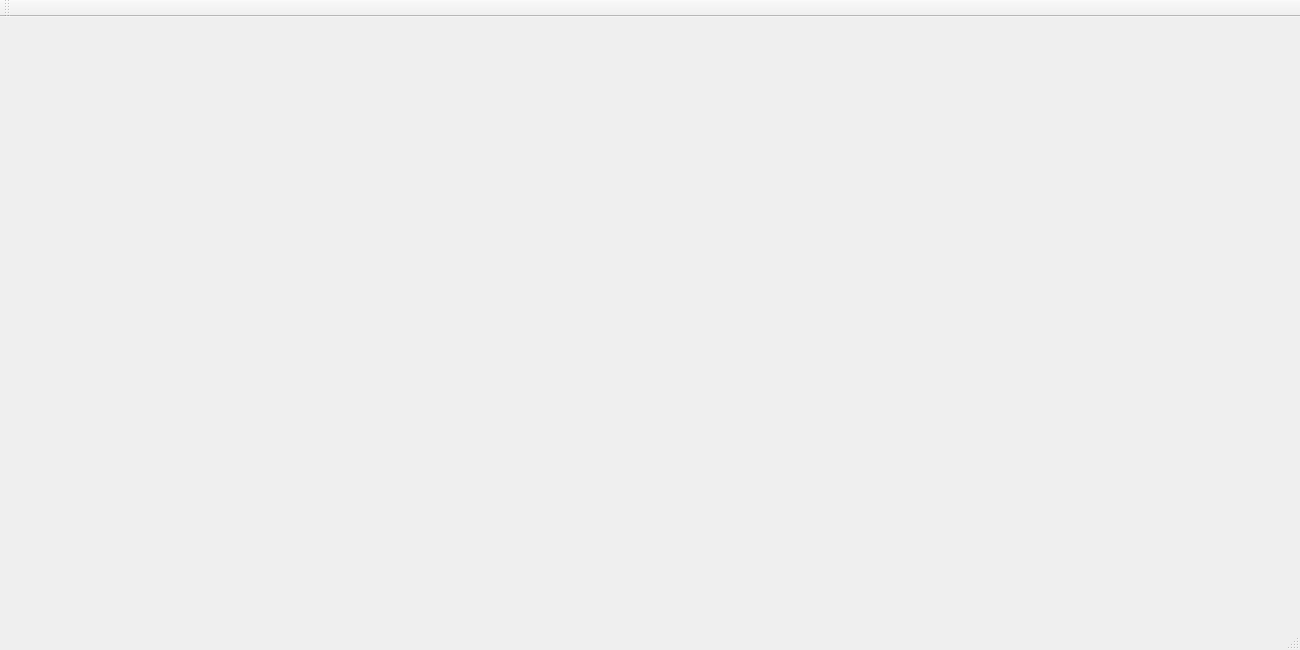
<?xml version="1.0" encoding="UTF-8"?>
<ui version="4.0">
 <class>MainWindow</class>
 <widget class="QMainWindow" name="MainWindow">
  <property name="geometry">
   <rect>
    <x>0</x>
    <y>0</y>
    <width>1300</width>
    <height>650</height>
   </rect>
  </property>
  <property name="windowTitle">
   <string>MainWindow</string>
  </property>
  <widget class="QWidget" name="centralWidget"/>
  <widget class="QMenuBar" name="menuBar">
   <property name="geometry">
    <rect>
     <x>0</x>
     <y>0</y>
     <width>1300</width>
     <height>23</height>
    </rect>
   </property>
  </widget>
  <widget class="QToolBar" name="mainToolBar">
   <attribute name="toolBarArea">
    <enum>TopToolBarArea</enum>
   </attribute>
   <attribute name="toolBarBreak">
    <bool>false</bool>
   </attribute>
  </widget>
  <widget class="QStatusBar" name="statusBar"/>
 </widget>
 <layoutdefault spacing="6" margin="11"/>
 <resources/>
 <connections/>
</ui>
